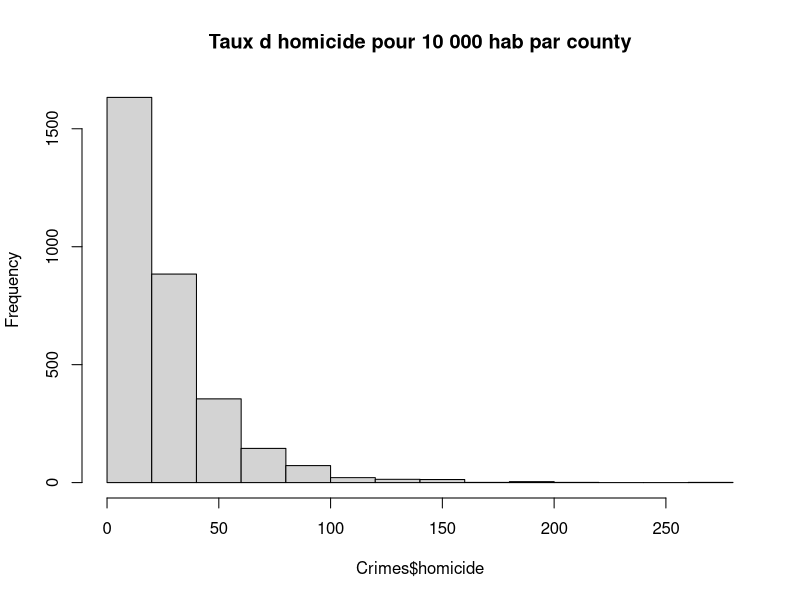
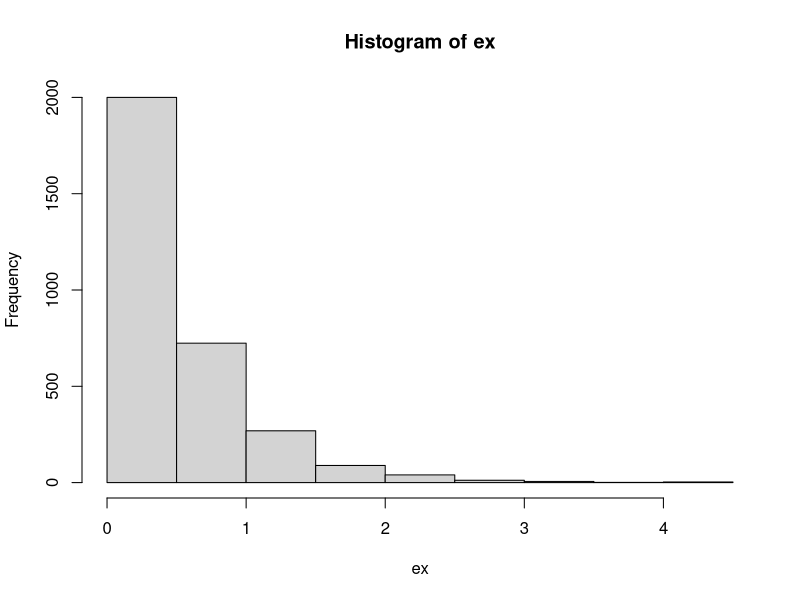
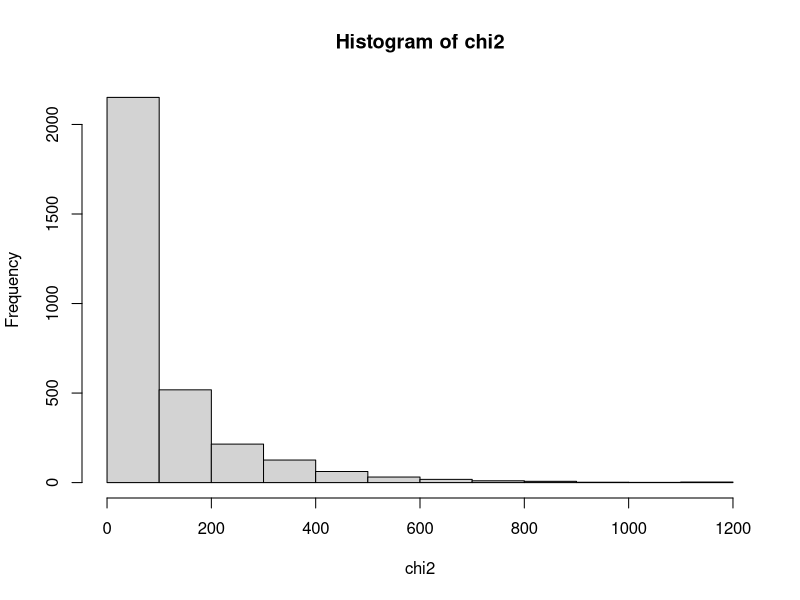
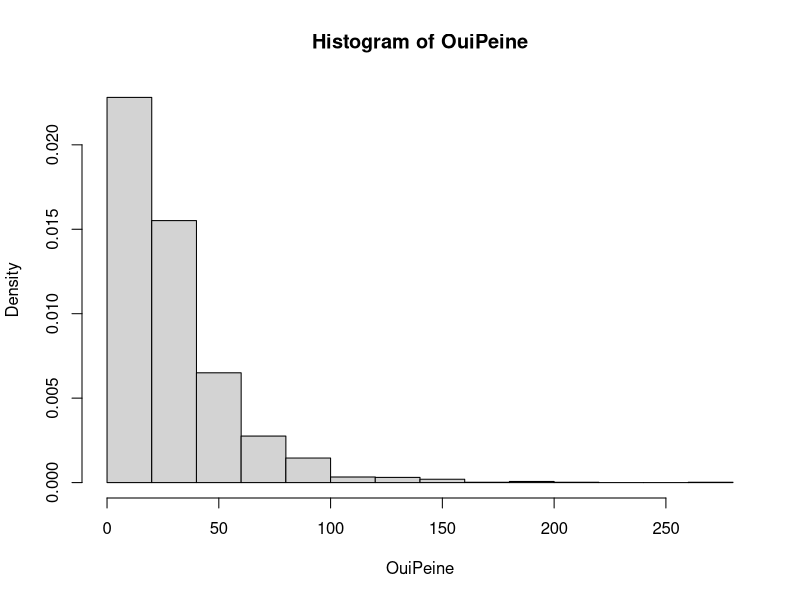
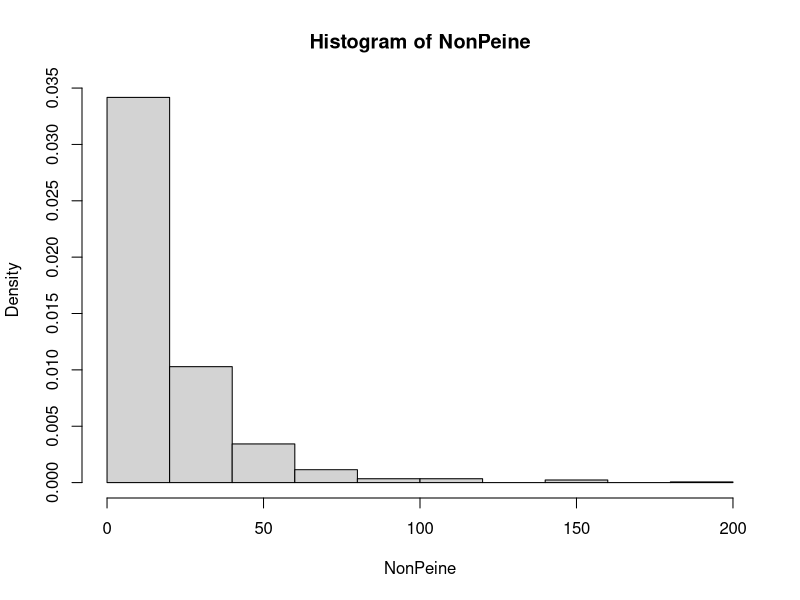
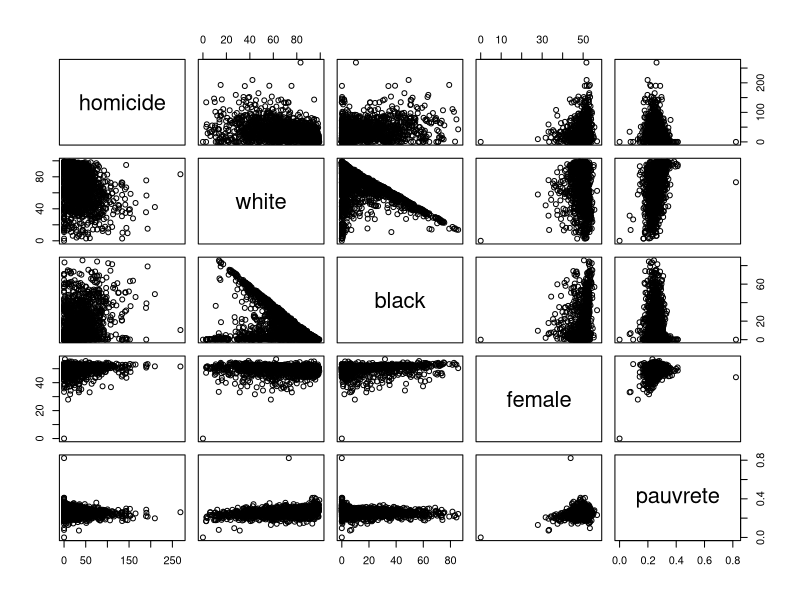
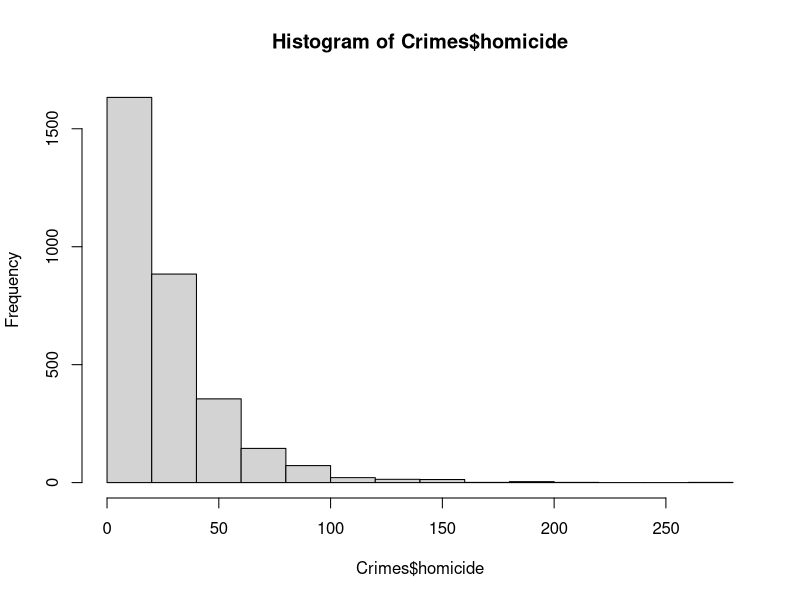
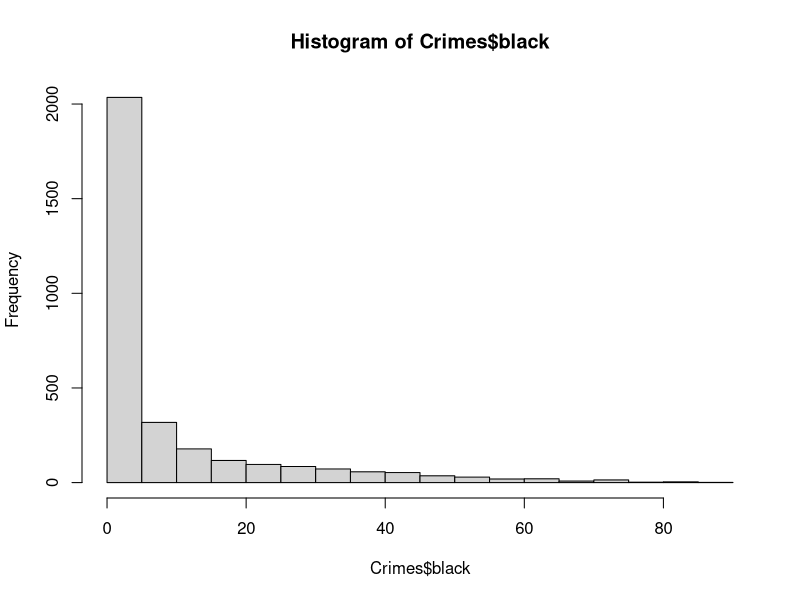

Generate these figures, in order, with R:
rm(list=ls()) # Efface les variables en m????moire
#########################################################

Crimes <- read.table("crimestatfinal.csv",header=TRUE, sep=",")
dim (Crimes)
# on realise une regression sur toutes nos variables explicatives
regression <- lm (homicide ~ death_penalty + white + black + female + pauvrete + revenu + chomage + alloc, Crimes)
#print(regression)
print(summary(regression))

cor(Crimes$alloc, Crimes$chomage)
cor(Crimes$alloc, Crimes$revenu)
cor(Crimes$alloc, Crimes$pauvrete)
# on supprime les variables non determinantes au seuil de 1% 
regression2 <- lm (homicide ~ revenu+ death_penalty + white + black + female + pauvrete + chomage, Crimes)
#print(regression2)
print(summary(regression2))


# test de kolmogorov par rapport a une N(26, 638) et par rapport a une chi2.
hist(Crimes$homicide,  main = 'Taux d homicide pour 10 000 hab par county')

normale <-rnorm(3144,mean=26,sd=25)
chi2 <- 100*rchisq(3144,1)
cauch <- rcauchy(3144, 0, 0.01)
ex=rexp(3144, 2)
histExp =hist(ex)

ks.test(Crimes[2], ex)
ks.test(Crimes[2], normale)
ks.test(Crimes[2], chi2)
hist(chi2)

# On veut savoir si le taux homicide suit la meme loi que le county ait la peine de mort
# ou non
OuiPeine =  Crimes$homicide[Crimes$death_penalty == '1']
NonPeine =  Crimes$homicide[Crimes$death_penalty == '0']
print(summary(OuiPeine))
print(summary(NonPeine))
ks.test(OuiPeine, NonPeine)

# Il faudrait superposer les deux histogrammes :
hist.default(OuiPeine, freq = FALSE)
hist.default(NonPeine, freq = FALSE)

# Test du chi2 d'independance entre la var homicide et blacks
chisq.test(Crimes$homicide, Crimes$white)
chisq.test(Crimes$homicide, Crimes$female)
# On veut savoir si le fait d'etre r??publicain est ind??pendant d'avoir la peine de mort
chisq.test(Crimes$female, Crimes$pauvrete)
# On affiche les scatterplots
vec = Crimes[,2:6]
pairs(vec)
# On superpose les histogrammes

set.seed(42)
p1 <- hist(Crimes$homicide)                     # centered at 4
p2 <- hist(Crimes$black)                     # centered at 6
plot( p1, col=rgb(0,0,1,1/4), xlim=c(0,100))  # first histogram
plot( p2, col=rgb(1,0,0,1/4), xlim=c(0,100), add=T)  # second

#rob
############################################
## fonction pour l'acp centree reduite
############################################

myAcpRed <- function(data, graph = FALSE){
  
  
  #############################################
  ##Transformation des donnÃ©es et matrice de Variance
  #############################################
  
  dataMatrix <- as.matrix(data)
  cenRed <- function(x){y <- sqrt((1/nrow(dataMatrix))*sum((x - mean(x))^2))
  out <- (x - mean(x))/y
  return(out)}
  dataNew <- apply(dataMatrix, 2, cenRed)
  V <- (1/nrow(dataNew))*(t(dataNew)%*%dataNew)
  
  ###########################################
  ## recherche des composantes principales
  ###########################################
  
  diagoV <- eigen(V)
  
  composantePrincipal <- apply(diagoV[[2]],2, function(x){out <- dataNew%*%x
  return(out)})
  valeurPrincipal <- diagoV[[1]]
  inertieTotale <- sum(valeurPrincipal)
  Pourcentage_inertie <- valeurPrincipal/inertieTotale
  
  #########################################################################################################
  
  ###########################################
  ##Illustration avec les deux axes principaux (PC1 et PC2)
  ###########################################
  
  correlations <- matrix(c(sqrt(valeurPrincipal[1])*diagoV[[2]][,1], sqrt(valeurPrincipal[2])*diagoV[[2]][,2]), ncol = 2)
  
  if(graph){
    
    ############################################
    ##cercles des corrÃ©lations
    ############################################
    
    x11()
    u <- seq(0,2*pi,0.001)
    plot(cos(u), sin(u), type = "l", main = "cercle des corrÃ©lations pour le premier plan factoriel", xlab = "PC1", ylab = "PC2")
    polygon(c(0,0),c(-1,1),  lty = 3)
    polygon(c(-1,1), c(0,0), lty = 3)
    
    aux1 <- sapply(1:ncol(dataNew), function(int){arrows(0,0,correlations[int,1],correlations[int,2], angle = 15, length = 0.10)
      text(correlations[int, 1],correlations[int,2], labels = colnames(dataNew)[int])})
    
    ###############################################
    ##Projection sur le premier plan factoriel
    ###############################################
    
    x11()
    xx <- c(min(composantePrincipal[,1]), max(composantePrincipal[,1]))
    yy <- c(min(composantePrincipal[,2]), max(composantePrincipal[,2]))
    
    
    plot(composantePrincipal, type = "p", pch = 16, xlab  = "PC1", ylab = "PC2", 
         main = "Projections des individus sur le premier plan factoriel")
    polygon(c(0,0), c(yy[1],yy[2]), lty = 3)
    polygon(c(xx[1],xx[2]), c(0,0), lty = 3)
    
    aux2 <- sapply(1:nrow(dataNew), function(int){text(composantePrincipal[int,1], composantePrincipal[int,2]-0.15, labels = int)})
    
    
    x11()
    xx <- c(min(composantePrincipal[,1]), max(composantePrincipal[,1]))
    yy <- c(min(composantePrincipal[,2]), max(composantePrincipal[,2]))
    
    
    plot(composantePrincipal, type = "p", pch = 16, xlab  = "PC1", ylab = "PC2", main = "RÃ©sumÃ© sur le premier plan factoriel")
    polygon(c(0,0), c(yy[1],yy[2]), lty = 3)
    polygon(c(xx[1],xx[2]), c(0,0), lty = 3)
    
    u <- seq(0,2*pi,0.001)
    lines(cos(u), sin(u))
    
    
    aux2 <- sapply(1:nrow(dataNew), function(int){text(composantePrincipal[int,1], composantePrincipal[int,2]-0.15, labels = int)})
    aux1 <- sapply(1:ncol(dataNew), function(int){arrows(0,0,correlations[int,1],correlations[int,2], angle = 15, length = 0.10)
      text(correlations[int, 1],correlations[int,2], labels = colnames(dataNew)[int])})
    
    
    
    
    
    
  }
  
  return(list(composantePrincipal = composantePrincipal, valeurPrincipal = valeurPrincipal, 
              Pourcentage_inertie = Pourcentage_inertie, inertieTotale = inertieTotale, correlations = correlations))
}

#trouver les variables pivots
quant<-list(Crimes[1],Crimes[2],Crimes[4],Crimes[4])
acp_crimes<-prcomp(Crimes[,3:6,])
#acp_crimes<-prcomp(quant[,1:3,])
names(acp_crimes)
acp_crimes[2]
plot(acp_crimes)

#variable pivot
x1=-0.5171896255*Crimes$black +0.8558705549*Crimes$white+0.0005930161*Crimes$pauvrete+0.0003646115*Crimes$female
x2=0.5164854334*Crimes$white+0.8547422208*Crimes$black+0.0515578501*Crimes$female+0.0005666858*Crimes$pauvrete
reg3<-lm(Crimes$homicide~x1+x2+Crimes$revenu+Crimes$chomage+Crimes$death_penalty)
summary(reg3)

#acp2_crimes<-myAcpRed(Crimes[,3:8,],graph=T)
#plot(acp2_crimes)
